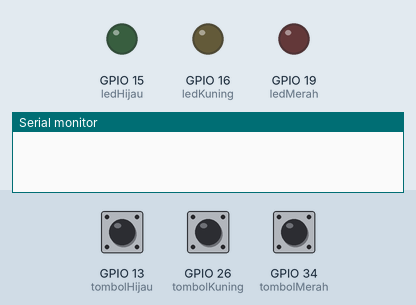
Simulated run of this program. Board: ESP32. On the bench: output pins drawn as LEDs (lit = HIGH), the last lines printed to the serial monitor. Dashed ring = blinking. The test bench sets the inputs (shaded band); at power-on: GPIO 34 (tombolMerah) HIGH, GPIO 13 (tombolHijau) HIGH, GPIO 26 (tombolKuning) HIGH.

Above: at 1.2 s.
1.3 s: GPIO 34 (tombolMerah) pulled LOW for 0.15 s
At 1.7 s:
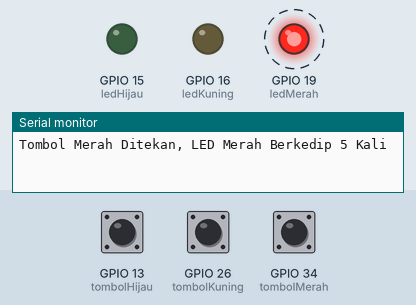
4.4 s: GPIO 13 (tombolHijau) pulled LOW for 3.2 s
At 6.75 s:
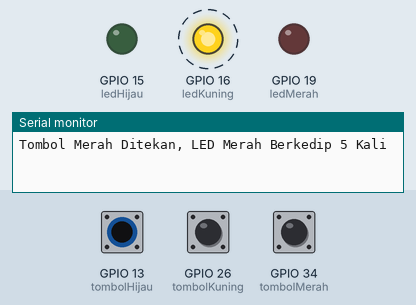
At 7.95 s:
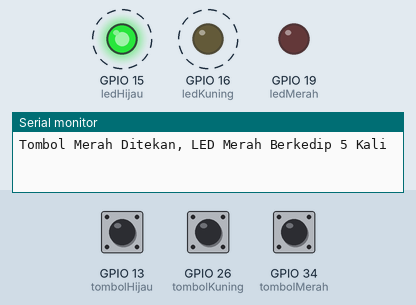
9.3 s: GPIO 26 (tombolKuning) pulled LOW for 3.2 s
14.0 s: GPIO 34 (tombolMerah) pulled LOW for 3.2 s
Timing chart, 0 to 21.3 s (numbered marks = the images above; inputs shaded):
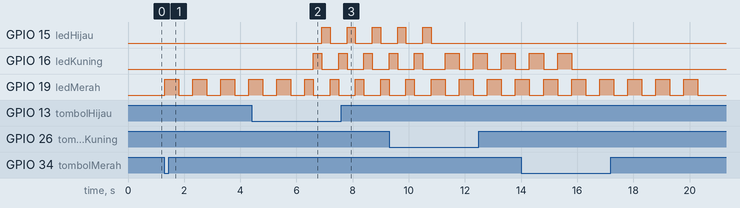

The program:

main.cpp
```cpp
#include <Arduino.h>

int tombolMerah  = 34;
int tombolKuning = 26;
int tombolHijau  = 13;

int ledMerah  = 19;
int ledKuning = 16;
int ledHijau  = 15;

bool lastStateMerah = HIGH;

void setup() {
    pinMode(tombolMerah, INPUT_PULLUP);
    pinMode(tombolKuning, INPUT_PULLUP);
    pinMode(tombolHijau, INPUT_PULLUP);

    pinMode(ledMerah, OUTPUT);
    pinMode(ledKuning, OUTPUT);
    pinMode(ledHijau, OUTPUT);

    Serial.begin(115200);
}

void loop() {
    bool currentStateMerah = digitalRead(tombolMerah);

    // Cek apakah tombol merah ditekan (LOW) dan sebelumnya dalam keadaan tidak ditekan (HIGH)
    if (currentStateMerah == LOW && lastStateMerah == HIGH) {
        Serial.println("Tombol Merah Ditekan, LED Merah Berkedip 5 Kali");
        for (int i = 0; i < 5; i++) {
            digitalWrite(ledMerah, HIGH);
            delay(500);
            digitalWrite(ledMerah, LOW);
            delay(500);
        }
    }

    lastStateMerah = currentStateMerah;  // Simpan status terakhir tombol merah

    if (digitalRead(tombolKuning) == LOW) {
        for (int i = 0; i < 5; i++) {
            digitalWrite(ledMerah, HIGH);
            digitalWrite(ledKuning, LOW);
            delay(500);
            digitalWrite(ledMerah, LOW);
            digitalWrite(ledKuning, HIGH);
            delay(500);
        }
        digitalWrite(ledKuning, LOW);
    }

    if (digitalRead(tombolHijau) == LOW) {
        for (int i = 0; i < 5; i++) {
            digitalWrite(ledMerah, HIGH);
            digitalWrite(ledKuning, LOW);
            digitalWrite(ledHijau, LOW);
            delay(300);
            digitalWrite(ledMerah, LOW);
            digitalWrite(ledKuning, HIGH);
            delay(300);
            digitalWrite(ledKuning, LOW);
            digitalWrite(ledHijau, HIGH);
            delay(300);
            digitalWrite(ledHijau, LOW);
        }
    }
}
```

Measured:
- after the input at 1.3 s, GPIO 19 (ledMerah): alternates HIGH for 0.50 s and LOW for 0.50 s, starting at once
- after the input at 4.4 s, GPIO 15 (ledHijau): alternates HIGH for 0.30 s and LOW for 0.60 s, starting after 2.5 s; GPIO 16 (ledKuning): alternates HIGH for 0.30 s and LOW for 0.60 s, starting after 2.2 s
